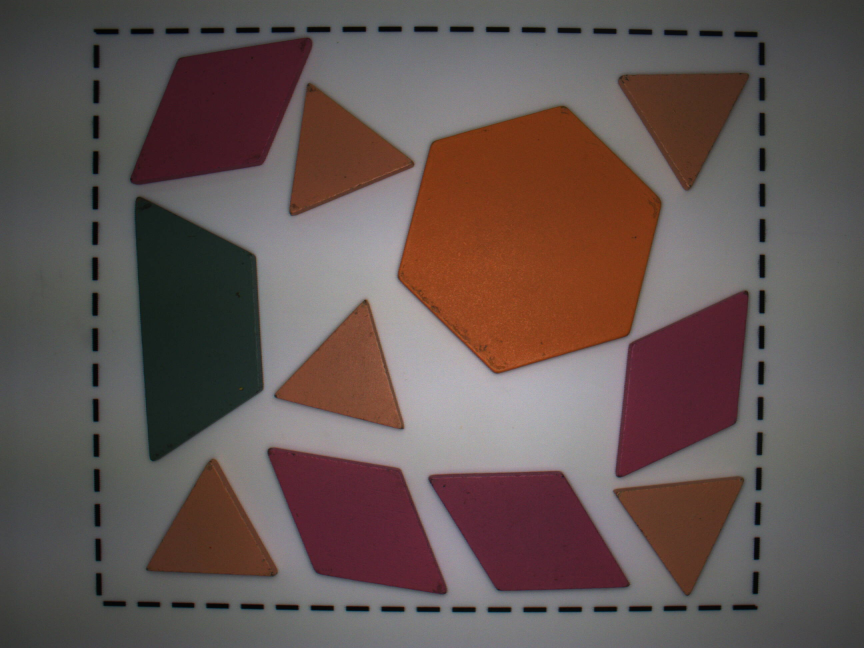
#> input picture imgs/20250526_221617.jpg, 2592 x 1944 px (shown at 1/3 size)
$ python -i task.py   (imports and definitions only)
#> lines starting #> are read from the running program, lines starting #| are printed output that depends on the picture; after the words box and inside, x2 and y2 are one past the last pixel; in counts of white or black regions, pixels touching at a corner belong together
#> further down, picture is the input picture: shape (1944, 2592, 3); mean B, G, R 82.4, 85.2, 99.7
import socket
import threading
import cv2
import numpy as np
import sys
from PyQt5.QtWidgets import (
    QApplication, QGraphicsView, QGraphicsScene, QGraphicsItem,
    QGraphicsPolygonItem, QPushButton, QVBoxLayout, QWidget, QLabel, QHBoxLayout,
    QListWidget, QListWidgetItem
)
from PyQt5.QtGui import QPolygonF, QBrush, QColor, QPainter, QPen
from PyQt5.QtCore import Qt, QPointF, QLineF, QRectF, QSize
import json

class ImgDetector:
    def __init__(self, img_path='imgs/paizhao.png', txt_path='config\waican.txt'):
        self.img_path = img_path
        # self.Trans = []
        self.Trans = np.array([[-0.072726, -0.000536, 86.089027],
                            [-0.000666, 0.072689, -79.587906],
                            [0.000000, 0.000000, 1.000000]])
        self.cameraMatrix = np.array([
                        [3098.393199379014, 0, 1216.273938824572],
                        [0, 3099.618345026281, 1074.290301250453],
                        [0, 0, 1]]
                        )
        # [6 lines of commented-out code are left out]

    def compute_angle(self, pt1, pt2):
        if pt1[0] > pt2[0]:
            pt1, pt2 = pt2, pt1
        dx = pt2[0] - pt1[0]
        dy = pt2[1] - pt1[1]
        return np.degrees(np.arctan2(dy, dx)) % 180

    def transform(self, x, y):
        point_h = np.array([x, y, 1])  # 齐次坐标
        transformed = self.Trans @ point_h
        return transformed[0], transformed[1]

    def detect_shapes(self, frame):
        # self.image = cv2.imread(self.img_path)
        self.width = frame.shape[1]
#> self.width = 2592
        self.height = frame.shape[0]
#> self.height = 1944
        self.img_center = (self.width // 2, self.height // 2)
#> self.img_center = (1296, 972)
        hsv = cv2.cvtColor(frame, cv2.COLOR_BGR2HSV)
#> hsv: shape (1944, 2592, 3); mean H, S, V 79.6, 59.5, 101.8
        hsv = cv2.GaussianBlur(hsv, (3, 3), 0)
#> hsv: shape (1944, 2592, 3); mean H, S, V 79.6, 59.5, 101.8

        color_ranges = {
            "red": ([150, 50, 40], [180, 200, 255]),
            "yellow": [(5, 80, 60), (30, 255, 255)],
            "orange": [(5, 150, 60), (25, 255, 180)],
            "green": [(35, 53, 28), (88, 94, 75)],
        }

        combined_mask = np.zeros(frame.shape[:2], dtype=np.uint8)
        for lower, upper in color_ranges.values():
            lower = np.array(lower, dtype=np.uint8)
            upper = np.array(upper, dtype=np.uint8)
            mask = cv2.inRange(hsv, lower, upper)
            combined_mask = cv2.bitwise_or(combined_mask, mask)
#> this loop made 4 passes
#> pass 1, in detect_shapes, `mask = cv2.inRange(hsv, lower, upper)`:
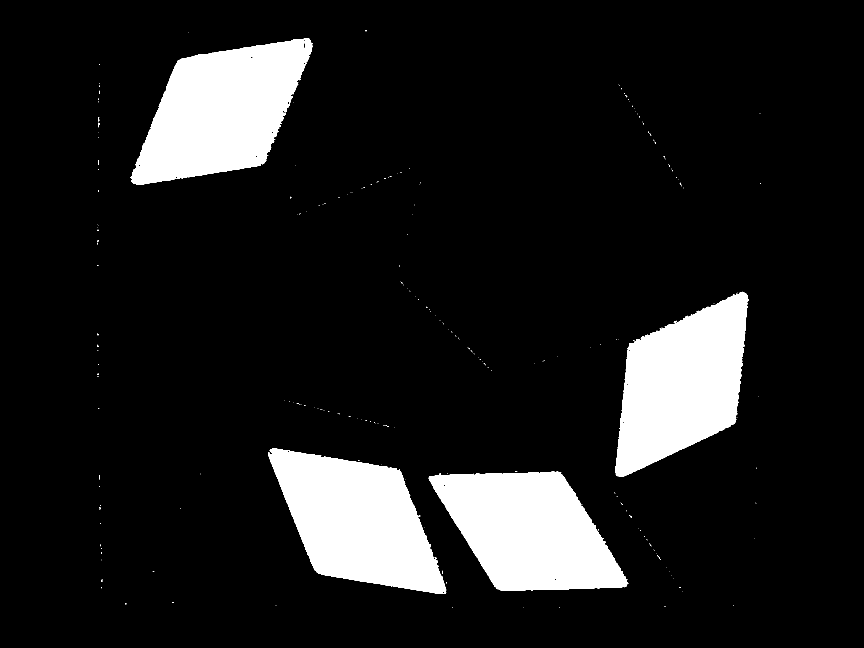
#> mask: shape (1944, 2592) (shown at 1/3 size); 11.4% white; 225 white regions (220 under 20 px), largest, box (x1, y1, x2, y2) and area: (392, 115, 939, 553) 147966, (804, 1344, 1339, 1781) 142317, (1286, 1415, 1885, 1772) 142039, (1846, 875, 2246, 1431) 140708, (296, 368, 298, 382) 20
#> pass 2, in detect_shapes, `mask = cv2.inRange(hsv, lower, upper)`:
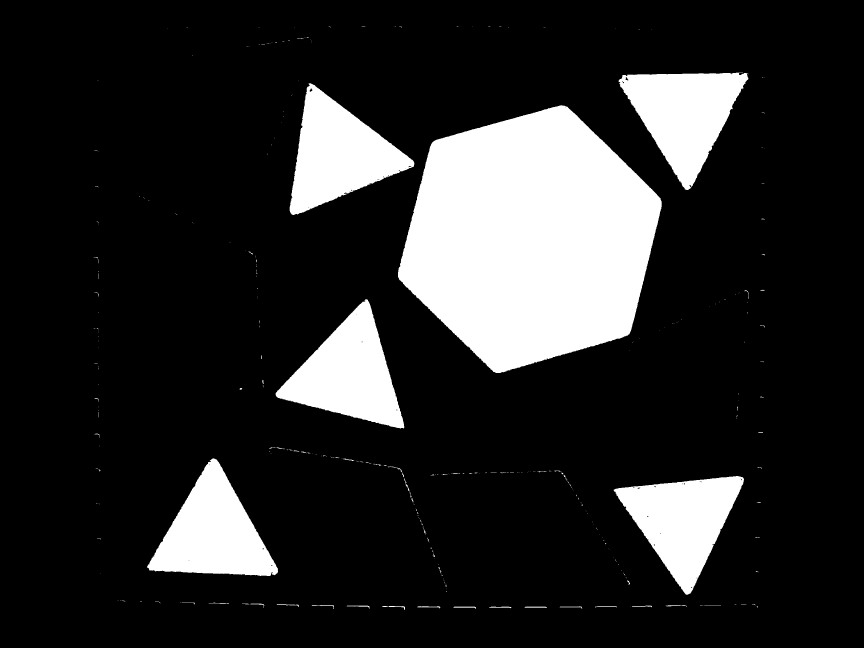
#> mask: shape (1944, 2592) (shown at 1/3 size); 16.3% white; 405 white regions (347 under 20 px), largest, box (x1, y1, x2, y2) and area: (1194, 316, 1985, 1119) 451299, (869, 250, 1243, 645) 75173, (827, 898, 1213, 1286) 74267
#> pass 3, in detect_shapes, `mask = cv2.inRange(hsv, lower, upper)`:
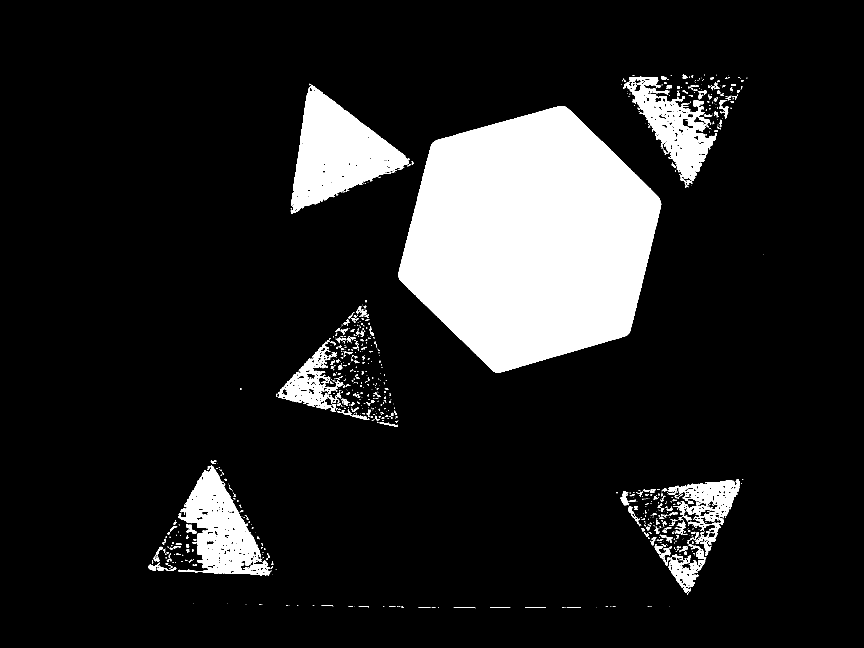
#> mask: shape (1944, 2592) (shown at 1/3 size); 12.7% white; 881 white regions (597 under 20 px), largest, box (x1, y1, x2, y2) and area: (1195, 318, 1984, 1119) 447577, (872, 251, 1229, 641) 66939, (534, 1398, 815, 1726) 40762
#> after the loop:
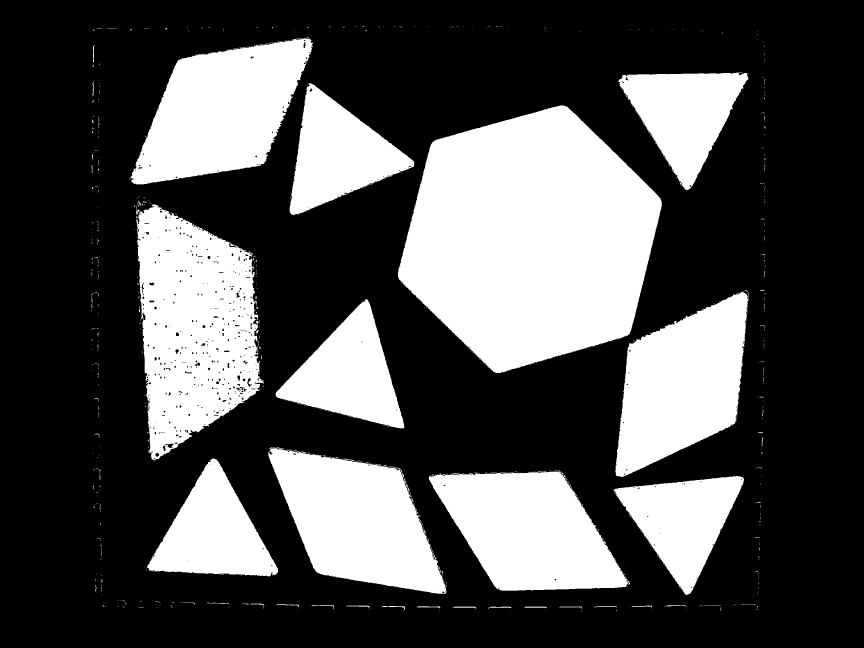
#> combined_mask: shape (1944, 2592) (shown at 1/3 size); 31.7% white; 1002 white regions (918 under 20 px), largest, box (x1, y1, x2, y2) and area: (1194, 316, 1985, 1119) 451299, (408, 613, 791, 1381) 197246, (392, 115, 939, 553) 148175

        closed = cv2.morphologyEx(combined_mask, cv2.MORPH_CLOSE, np.ones((3,3),np.uint8), iterations=2)
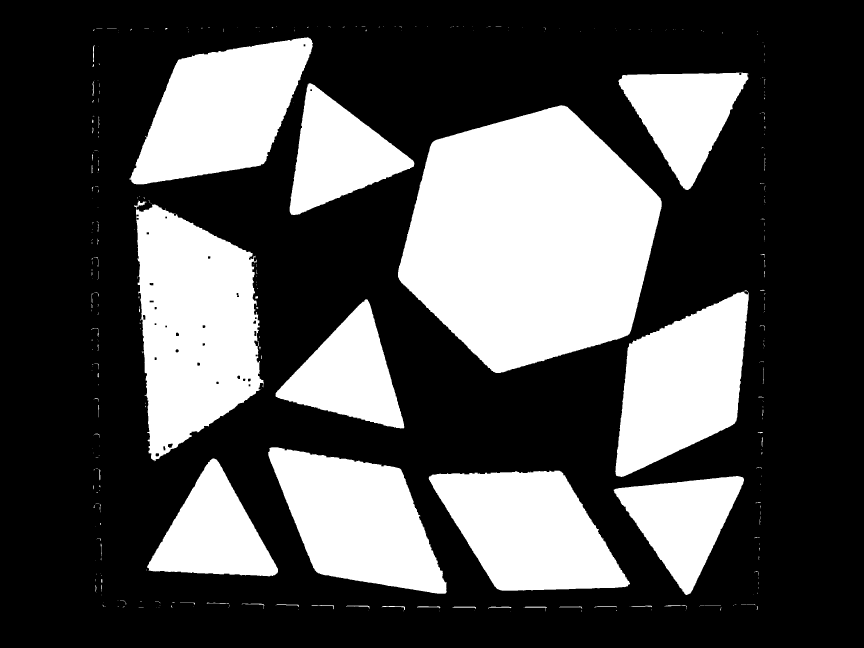
#> closed: shape (1944, 2592) (shown at 1/3 size); 32% white; 363 white regions (277 under 20 px), largest, box (x1, y1, x2, y2) and area: (1194, 316, 1985, 1119) 451857, (403, 601, 791, 1384) 204441, (388, 112, 939, 553) 149551
        filtered_mask = cv2.medianBlur(closed, 7)
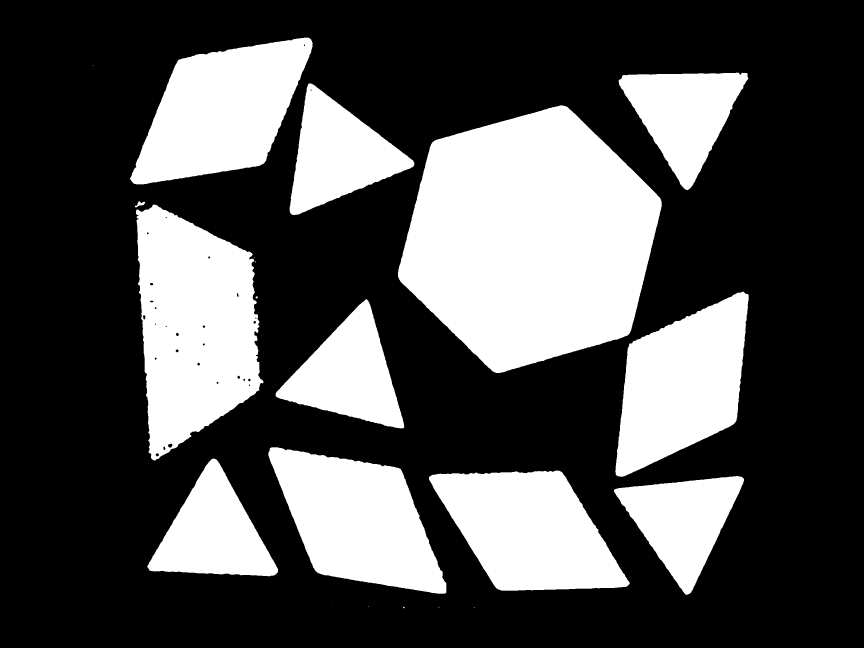
#> filtered_mask: shape (1944, 2592) (shown at 1/3 size); 31.9% white; 22 white regions (9 under 20 px), largest, box (x1, y1, x2, y2) and area: (1194, 316, 1985, 1119) 451832, (408, 614, 790, 1382) 204454, (390, 113, 938, 553) 149552
        edges = cv2.Canny(filtered_mask, 50, 120)
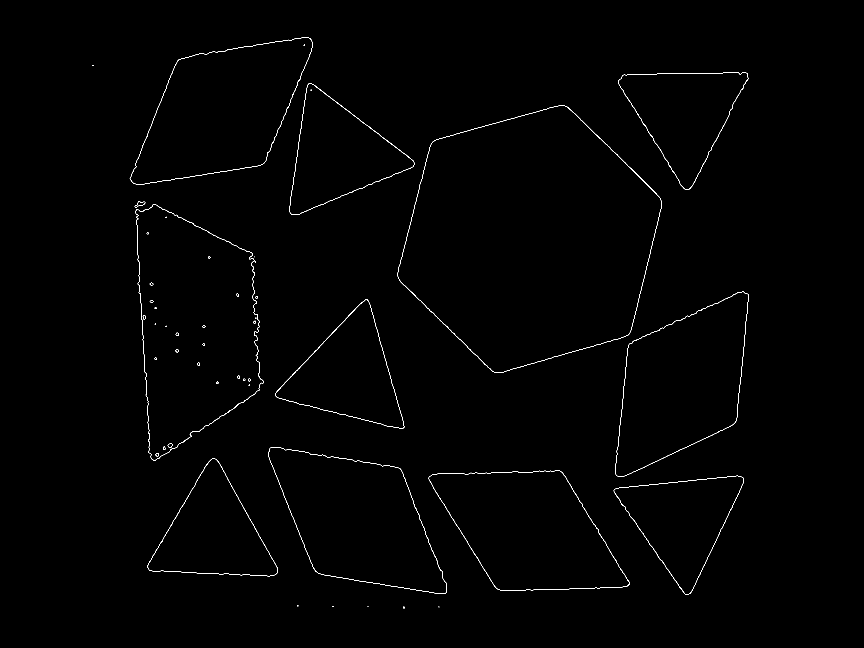
#> edges: shape (1944, 2592) (shown at 1/3 size); 0.36% white in thin lines or dots, all inside (x1, y1, x2, y2) = (277, 112, 2246, 1825)
        contours, _ = cv2.findContours(edges, cv2.RETR_EXTERNAL, cv2.CHAIN_APPROX_SIMPLE)
#> contours = 24 contours, 11 with area under 20; largest, box (x1, y1, x2, y2) and area: (1193, 315, 1985, 1119) 452051, (407, 613, 790, 1382) 205750, (389, 112, 938, 553) 149574, (804, 1341, 1339, 1781) 145041, (1286, 1411, 1889, 1772) 143738

        results = []
        for cnt in contours:
            area = cv2.contourArea(cnt)
            if area < 5000:
                continue

            M = cv2.moments(cnt)
            if M["m00"] == 0:
                continue
            cx = int(M["m10"] / M["m00"])
            cy = int(M["m01"] / M["m00"])

            epsilon = 0.03 * cv2.arcLength(cnt, True)
            approx = cv2.approxPolyDP(cnt, epsilon, True)
            vertices = len(approx)
            shape = "unknown"
            angle = 0.0

            if vertices == 3:
                shape = "triangle"

                # 找到最上面的顶点（y坐标最小）
                points = approx.squeeze()
                top_idx = np.argmin(points[:,1])
                top_point = points[top_idx]

                # 获取包含顶点的两条边
                edge1 = [top_point, points[(top_idx - 1) % 3]]
                edge2 = [top_point, points[(top_idx + 1) % 3]]

                # 计算两个边的x方向变化量
                dx1 = edge1[1][0] - edge1[0][0]
                dx2 = edge2[1][0] - edge2[0][0]

                # 选择x方向变化量更大的（更“靠右”）那条边
                base_edge_tri = edge1 if dx1 > dx2 else edge2

                # 计算基准边角度（顺时针为正）
                angle = (360 - self.compute_angle(base_edge_tri[0], base_edge_tri[1])) % 120
                base_line = [tuple(base_edge_tri[0]), tuple(base_edge_tri[1])]

            elif vertices == 4:
                # 判断是菱形还是梯形
                points = approx.reshape(-1, 2)
                cx_poly = np.mean(points[:, 0])
                cy_poly = np.mean(points[:, 1])
                angles_poly = np.arctan2(points[:, 1] - cy_poly, points[:, 0] - cx_poly)
                sort_idx = np.argsort(angles_poly)
                points = points[sort_idx]

                diag1_vec = points[2] - points[0]
                diag2_vec = points[3] - points[1]
                dot_product = np.dot(diag1_vec, diag2_vec)
                diag1_len = np.linalg.norm(diag1_vec)
                diag2_len = np.linalg.norm(diag2_vec)
                is_diag_ortho = abs(dot_product) < 0.1 * diag1_len * diag2_len

                if is_diag_ortho:
                    shape = "diamond" # 以最长对角边为基准
                    diag1 = np.linalg.norm(points[2] - points[0])
                    diag2 = np.linalg.norm(points[3] - points[1])
                    if diag1 > diag2:
                        diag_points = [points[0], points[2]]
                    else:
                        diag_points = [points[1], points[3]]
                    angle = 180 - self.compute_angle(diag_points[0], diag_points[1])
                    base_line = [tuple(diag_points[0]), tuple(diag_points[1])]
                else:
                    shape = "trapezoid"
                    # 找到最长边作为基准边
                    max_len = 0
                    base_edge_tpd = None
                    for i in range(len(points)):
                        pt1 = points[i]
                        pt2 = points[(i + 1) % len(points)]  # 邻接点构成边
                        length = np.linalg.norm(pt1 - pt2)
                        if length > max_len:
                            max_len = length
                            base_edge_tpd = [pt1, pt2]

                    angle = 360 - self.compute_angle(base_edge_tpd[0], base_edge_tpd[1])
                    base_line = [tuple(base_edge_tpd[0]), tuple(base_edge_tpd[1])]

                    # === 更精确地寻找“平行短边” ===
                    # 计算每条边的长度
                    edges = []
                    for i in range(len(points)):
                        pt1 = points[i]
                        pt2 = points[(i + 1) % len(points)]
                        length = np.linalg.norm(pt1 - pt2)
                        edges.append((length, [pt1, pt2]))

                    # 按长度排序，最长的为基准边，次长的为平行短边
                    edges.sort(key=lambda x: x[0], reverse=True)
                    base_edge_tpd = edges[0][1]
                    parallel_edge = edges[1][1]

                    # 重新计算基准边和平行边的中点
                    midpoint_base = (base_edge_tpd[0] + base_edge_tpd[1]) / 2
                    midpoint_parallel = (parallel_edge[0] + parallel_edge[1]) / 2

                    # 判断相对位置，确保角度方向一致
                    vec = midpoint_parallel - midpoint_base
                    if vec[0] < 0:  # 如果平行边在基准边左侧，调整角度
                        angle = (360 - angle) % 360

            elif vertices == 6:
                shape = "hexagon"

                points = approx.squeeze()  # shape (6, 2)
                # 找到最上方的顶点（y 最小）
                top_idx = np.argmin(points[:, 1])
                top_point = points[top_idx]

                # 获取与顶点相邻的两条边
                prev_idx = (top_idx - 1) % 6
                next_idx = (top_idx + 1) % 6
                pt_prev = points[prev_idx]
                pt_next = points[next_idx]

                edge1 = [top_point, pt_prev]
                edge2 = [top_point, pt_next]

                # 计算两个边在 x 方向上的分量
                dx1 = pt_prev[0] - top_point[0]
                dx2 = pt_next[0] - top_point[0]

                # 选择更靠右的边作为 baseline
                base_edge_hex = edge1 if dx1 > dx2 else edge2

                angle = (360 - self.compute_angle(base_edge_hex[0], base_edge_hex[1])) % 60
                base_line = [tuple(base_edge_hex[0]), tuple(base_edge_hex[1])]

            if shape != 'unknown':
                end_cx, end_cy = self.transform(cx, cy)
                distance = np.linalg.norm(np.array([cx, cy]) - np.array(self.img_center))
                results.append({
                    "shape": shape,
                    "center": (int(cx), int(cy)),
                    "distance": round(distance, 1),
                    "end_center":(round(end_cx, 4), round(end_cy, 4)),
                    "angle": round(angle, 1),
                    "contour": cnt,
                    "base_line": base_line,
                })
#> this loop made 24 passes
#> (area, cx, cy, epsilon, approx, vertices, shape, angle) on pass 18: (205749.5, 580, 980, 67.34, [[460, 613], [465, 1381], [789, 1142], [757, 761]], 4, 'trapezoid', 270.4)
#> (area, cx, cy, epsilon, approx, vertices, shape, angle) on passes 13, 24: (141823.5, 2045, 1152, 50.39, [[2244, 882], [1887, 1032], [1850, 1427], [2205, 1268]], 4, 'diamond', 54.14), (149573.5, 664, 332, 51.72, [[933, 118], [535, 179], [395, 545], [790, 491]], 4, 'diamond', 38.44)
#> after the loop, results = 11 items

        return results

    def save_image(self, image, step_name, debug_dir):
        cv2.imwrite(f"{debug_dir}/{step_name}.png", image)

    # [20 lines left out: function imshow, not called in this run]

    def encoder():
        pass

class TcpImageServer:
    # [54 lines left out: functions __init__, handle_client, start_server, not called in this run]


# [208 lines of commented-out code are left out]


# [6 lines not run here, left out]
    # server = TcpImageServer(detector=detector)
    # server.start_server()

>>> import cv2
>>> picture = cv2.imread('imgs/20250526_221617.jpg')
>>> result = ImgDetector().detect_shapes(picture)
#> result = 11 items
